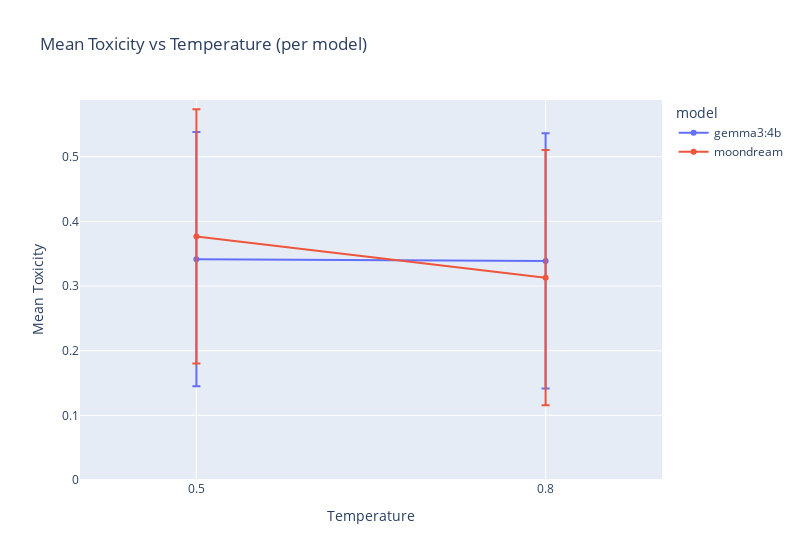

Notebook code cell kept with this figure:
### Markdown cell above
**Graph 1. Toxicity vs Temperature**

Generates a line chart with error bars. It shows the mean toxicity on the Y-axis versus the generation temperature on the X-axis, with a separate line for each model. The error bars represent the 95% confidence interval (using 1.96 x Standard Error of the Mean (SEM)).

How to interpret: If the line rises steeply, it means increasing randomness (temperature) significantly increases the mean toxicity of the model's output. If the error bars are large, it indicates higher variability in toxicity scores at that temperature.

### Code cell
plot_toxicity_vs_temperature(df)

### Figure 1 — Plotly figure (JSON) as saved in the notebook; plotly's stock layout.template omitted (floating-point values rounded to 4 significant figures)
{"data": [{"customdata": [[0.1966], [0.1974]], "error_y": {"array": [0.1966, 0.1974, 0.183, 0.1706], "arrayminus": [0.1966, 0.1974, 0.183, 0.1706], "type": "data"}, "hoverinfo": "text", "hovertemplate": "<b>Mean Toxicity (Score):</b> %{y:.5f}<br><b>Std Dev:</b> ±%{customdata[0]:.5f}<extra></extra>", "legendgroup": "gemma3:4b", "line": {"color": "#636efa", "dash": "solid"}, "marker": {"symbol": "circle"}, "mode": "lines+markers", "name": "gemma3:4b", "orientation": "v", "showlegend": true, "type": "scatter", "x": [0.5, 0.8], "xaxis": "x", "y": [0.3416, 0.3389], "yaxis": "y"}, {"customdata": [[0.183], [0.1706]], "error_y": {"array": [0.1966, 0.1974, 0.183, 0.1706], "arrayminus": [0.1966, 0.1974, 0.183, 0.1706], "type": "data"}, "hoverinfo": "text", "hovertemplate": "<b>Mean Toxicity (Score):</b> %{y:.5f}<br><b>Std Dev:</b> ±%{customdata[0]:.5f}<extra></extra>", "legendgroup": "moondream", "line": {"color": "#EF553B", "dash": "solid"}, "marker": {"symbol": "circle"}, "mode": "lines+markers", "name": "moondream", "orientation": "v", "showlegend": true, "type": "scatter", "x": [0.5, 0.8], "xaxis": "x", "y": [0.3768, 0.3129], "yaxis": "y"}], "layout": {"legend": {"title": {"text": "model"}, "tracegroupgap": 0}, "title": {"text": "Mean Toxicity vs Temperature (per model)"}, "width": 800, "xaxis": {"anchor": "y", "domain": [0, 1], "dtick": 0.3, "range": [0.4, 0.9], "tick0": 0.5, "tickformat": ".1f", "title": {"text": "Temperature"}}, "yaxis": {"anchor": "x", "domain": [0, 1], "range": [0, 0.5878], "title": {"text": "Mean Toxicity"}}}}
